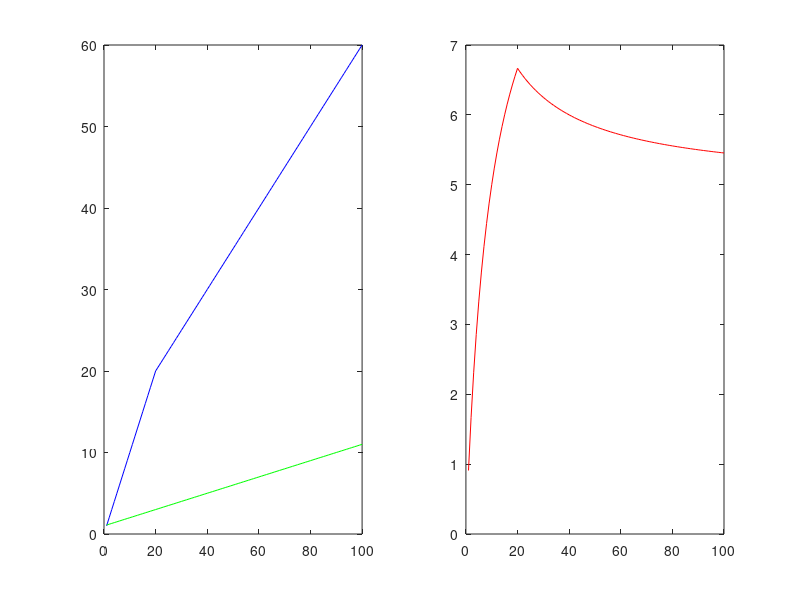

Recreate this plot in MATLAB.
close all; clear all; clc;

%%
p=100;
k0=20;
dn=k0;
a1=1; % 0<a1<=1
a2=0.5; % 0<a2<a1

%%
aff=@(a,b,x)a*x+b;

%% we want a1*k0+b1=a2*k0+b2 and a1*k0+b1=dn
b1=dn-a1*k0;
b2=dn-a2*k0;
x1=1:k0;
x2=(k0+1):p;
h=[aff(a1,b1,x1) aff(a2,b2,x2)];

%% candidat ex+d
e=.1;
d=e/2*(b1/a1+b2/a2);
f=aff(e,d,1:p);

%%
figure(1);
subplot(1,2,1);
plot(h,'b'); hold on;
plot(f,'g'); hold on;
subplot(1,2,2);
plot(h./f,'r'); hold on;